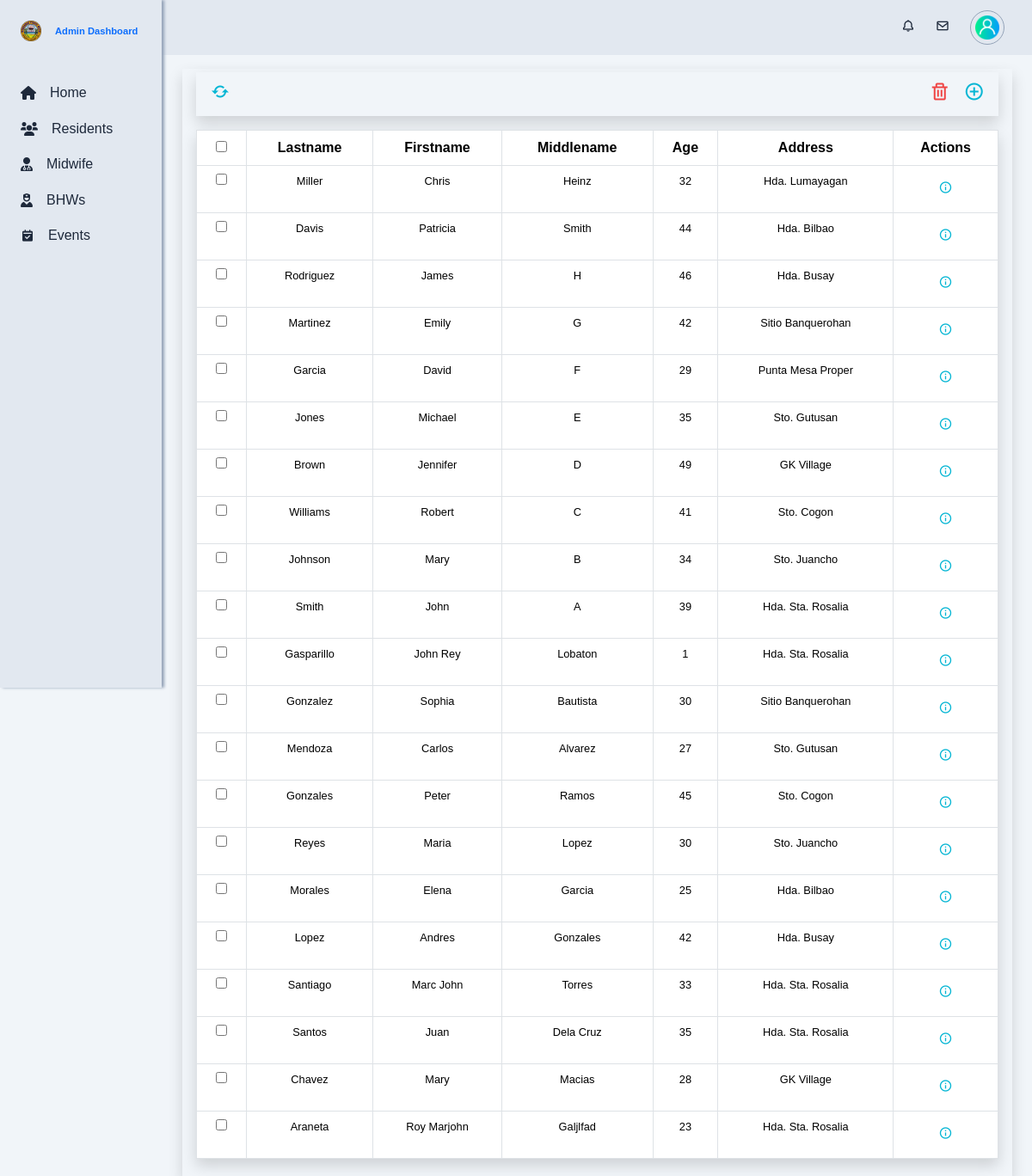
Page /app/views/admin/residents.php on the earlier database version.
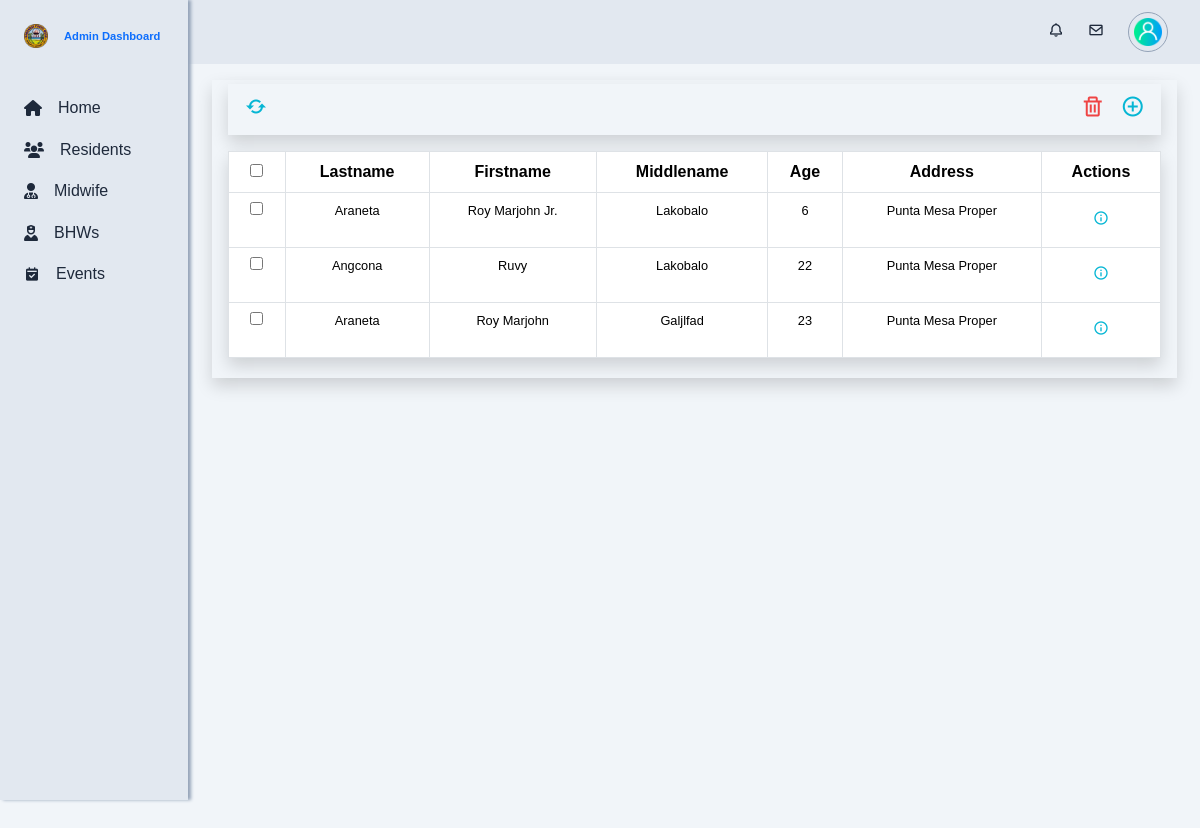
Same page on the later database version.
### tables this page shows
CREATE TABLE `residents` (
  `resident_id` int(10) NOT NULL,
  `account_id` int(10) NOT NULL,
  `personal_info_id` int(10) NOT NULL
);

CREATE TABLE `personal_information` (
  `personal_info_id` int(10) NOT NULL,
  `lastname` varchar(255) NOT NULL,
  `firstname` varchar(255) NOT NULL,
  `middlename` varchar(255) NOT NULL,
  `date_of_birth` date DEFAULT NULL,
  `civil_status` enum('Single','Married','Widowed','Legally Separated') DEFAULT NULL,
  `educational_attainment` enum('Elementary Graduate','Elementary Undergraduate','Highschool Graduate','Highschool Undergraduate','College Graduate','College Undergraduate') DEFAULT NULL,
  `occupation` varchar(255) DEFAULT NULL,
  `religion` varchar(100) DEFAULT NULL,
  `citizenship` varchar(100) DEFAULT NULL,
  `address_id` int(10) NOT NULL,
  `sex` enum('male','female') NOT NULL,
  `phone_number` varchar(20) DEFAULT NULL,
  `email` varchar(255) DEFAULT NULL,
  `id_picture` varchar(255) DEFAULT NULL,
  `isAlive` tinyint(1) NOT NULL DEFAULT 1,
  `isTransferred` tinyint(1) NOT NULL DEFAULT 0,
  `isArchived` tinyint(1) NOT NULL DEFAULT 0,
  `created_at` datetime NOT NULL DEFAULT current_timestamp(),
  `updated_at` datetime NOT NULL DEFAULT current_timestamp()
);

CREATE TABLE `address` (
  `address_id` int(10) NOT NULL,
  `address_name` varchar(255) NOT NULL,
  `address_type` enum('hda','sitio') NOT NULL
);

### app/models/get_residents.php (called while the page is built)
<?php
function getResidents($conn) {
    $sql = "SELECT
                r.*,
                pi.*,
                a.*,
                ac.*,
                TIMESTAMPDIFF(YEAR, pi.date_of_birth, CURDATE()) AS age
            FROM
                residents r
            JOIN
                personal_information pi ON r.personal_info_id = pi.personal_info_id
            JOIN
                address a ON pi.address_id = a.address_id
            JOIN
                accounts ac ON r.account_id = ac.account_id
            WHERE
                ac.isArchived = 0
            ORDER BY
                r.resident_id DESC";
    $result = mysqli_query($conn, $sql);
    $residents_data = [];
    if (mysqli_num_rows($result) > 0) {
        while ($row = mysqli_fetch_assoc($result)) {
            $residents_data[] = $row;
        }
    }
    return $residents_data;
}
?>

### app/views/admin/residents.php (the view, shortened to what this page needs)
<?php
require './config/db_config.php';
require './app/models/get_residents.php';
$user = getCurrentUser($conn);
$residents = getResidents($conn);
?>
<!DOCTYPE html>
<html lang="en">
<head>
    <?php require './app/views/globals/head.php'; ?>
    <link rel="stylesheet" href="./public/css/admin.css">
</head>
<body id="body-pd">
    <?php require 'partials/top_navigation.php'; ?>
    <?php require 'partials/sidebar.php'; ?>
    <div class="height-100 main-content">
        <div class="row shadow p-1">
            <div class="col-md-12">
                <div class="toolbar shadow p-2">
                    <div class="left-toolbar">
                        <button class="spinner"><i class='bx bx-refresh'></i></button>
                    </div>
                    <div class="right-toolbar">
                        <button class="delete-btn"><i class='bx bx-trash'></i></button>
                        <button data-bs-toggle="modal" data-bs-target="#addResidentModal"><i class='bx bx-plus-circle'></i></button>
                    </div>
                </div>
                <table class="table text-center shadow my-3 table-hover table-bordered" id="residentsTable">
                    <thead>
                        <tr>
                            <th><input type="checkbox" id="select-all" class="text-center"></th>
                            <th class="text-center">Lastname</th>
                            <th class="text-center">Firstname</th>
                            <th class="text-center">Middlename</th>
                            <th class="text-center">Age</th>
                            <th class="text-center">Address</th>
                            <th class="text-center">Actions</th>
                        </tr>
                    </thead>
                    <tbody>
                        <?php foreach ($residents as $resident): ?>
                            <tr class="main-row">
                                <td><input type="checkbox" class="row-checkbox" data-resident-id="<?php echo $resident['resident_id']; ?>"></td>
                                <td><?php echo $resident['lastname']; ?></td>
                                <td><?php echo $resident['firstname']; ?></td>
                                <td><?php echo $resident['middlename']; ?></td>
                                <td><?php echo $resident['age']; ?></td>
                                <td><?php echo $resident['address_name']; ?></td>
                                <td>
                                    <a href="admin-residents?resident_id=<?php echo $resident['resident_id']; ?>" class="btn btn-view">
                                        <i class='bx bx-info-circle'></i>
                                    </a>
                                </td>
                            </tr>
                        <?php endforeach; ?>
                    </tbody>
                </table>
            </div>
        </div>
    </div>
</body>
</html>

### app/views/globals/head.php (shortened to what this page needs)
<link href="https://cdn.jsdelivr.net/npm/bootstrap@5.3.3/dist/css/bootstrap.min.css" rel="stylesheet">
<link rel="stylesheet" href="https://cdnjs.cloudflare.com/ajax/libs/font-awesome/6.0.0-beta3/css/all.min.css">
<link rel="stylesheet" href="https://cdn.jsdelivr.net/npm/boxicons@latest/css/boxicons.min.css">
<link rel="stylesheet" href="https://cdn.jsdelivr.net/npm/bootstrap-icons@1.11.3/font/bootstrap-icons.css">
<link rel="stylesheet" href="https://cdn.jsdelivr.net/npm/fullcalendar@5.10.1/main.min.css" />
<link rel="stylesheet" href="https://unpkg.com/tippy.js@6/dist/tippy.css" />
<link rel="stylesheet" href="https://cdn.datatables.net/2.1.8/css/dataTables.dataTables.css" />

### app/views/admin/partials/top_navigation.php (shortened to what this page needs)
<header class="header" id="header">
    <div class="header_toggle">
    </div>
    <div class="avatar-menu">
        <div class="header_notifications">
            <i class='bx bx-bell nav_icon'></i>
        </div>
        <div class="header_messages">
            <i class='bx bx-envelope nav_icon'></i>
        </div>
        <div class="header_img">
            <img src="<?php echo isset($user['profile_picture']) ? $user['profile_picture'] : '/bhcmis/storage/uploads/avatar-default.png'; ?>"
                alt="Avatar"
                id="avatar"
                data-bs-toggle="popover"
                data-bs-trigger="focus"
                data-bs-html="true"
                data-bs-content="<ul class='list-group'>
                                    <li class='list-group-item'>
                                        <a href='#'><i class='bx bx-user'></i> Profile</a>
                                    </li>
                                    <li class='list-group-item'>
                                        <a href='#'><i class='bx bx-cog'></i> Settings</a>
                                    </li>
                                    <li class='list-group-item'>
                                        <a href='#' class='logout-text' id='logout-link'><i class='bx bx-log-out'></i> Logout</a>
                                    </li>
                                </ul>"
                tabindex="0">
        </div>
    </div>
</header>

### app/views/admin/partials/sidebar.php
<div class="l-navbar show" id="nav-bar">
    <nav class="nav">
        <div>
            <a href="/bhcmis/admin" class="nav_logo gradient-text">
                <img src="./public/images/punta_mesa_logo.png" alt="Logo" class="admin-logo">
                <span class="nav_logo-name">Admin Dashboard</span>
            </a>
            <div class="nav_list">
                <?php
                $current_page = $_SERVER['REQUEST_URI'];
                ?>
                <a href="/bhcmis/admin" class="nav_link <?= preg_match('/^\/bhcmis\/admin$/', $current_page) ? 'active' : '' ?>">
                    <i class="fa-solid fa-house nav_icon"></i>
                    <span class="nav_name">Home</span>
                </a>
                <a href="/bhcmis/admin-residents" class="nav_link <?= strpos($current_page, '/admin-residents') !== false ? 'active' : '' ?>">
                    <i class="fa-solid fa-users nav_icon"></i>
                    <span class="nav_name">Residents</span>
                </a>
                <a href="/bhcmis/admin-midwife" class="nav_link <?= strpos($current_page, '/admin-midwife') !== false ? 'active' : '' ?>">
                    <i class="fa-solid fa-user-doctor nav_icon"></i>
                    <span class="nav_name">Midwife</span>
                </a>
                <a href="/bhcmis/admin-bhws" class="nav_link <?= strpos($current_page, '/admin-bhws') !== false ? 'active' : '' ?>">
                    <i class="fa-solid fa-user-nurse nav_icon"></i>
                    <span class="nav_name">BHWs</span>
                </a>
                <a href="/bhcmis/admin-events" class="nav_link <?= strpos($current_page, '/admin-events') !== false ? 'active' : '' ?>">
                    <i class='bx bxs-calendar-check'></i>
                    <span class="nav_name">Events</span>
                </a>
            </div>
        </div>
    </nav>
</div>

### public/css/admin.css (style rules this page uses)
:root { --header-height: 3rem; --nav-width: 2rem; --first-color: #f1f5f9; --first-color-light: #f0fdf4; --black-color: #1e293b; --body-font: 'Poppins', sans-serif; --normal-font-size: 1rem; --z-fixed: 100; }
body { position: relative; margin: var(--header-height) 0 0 0; padding: 0 1rem; font-family: var(--body-font); font-size: var(--normal-font-size); background-color: #f1f5f9; color: #1e293b; }
a { text-decoration: none; }
.header { width: 100%; height: var(--header-height); position: fixed; top: 0; left: 0; display: flex; align-items: center; justify-content: space-between; padding: 0 1rem; background-color: #e2e8f0; z-index: var(--z-fixed); }
.avatar-menu { display: flex; align-items: center; gap: 1.5rem; position: relative; }
.header_toggle { font-size: 1.5rem; cursor: pointer; margin-left: 0.2rem; }
.header_img { width: 35px; height: 35px; display: flex; justify-content: center; border-radius: 50%; overflow: hidden; cursor: pointer; border: 0.1rem solid #94a3b8; padding: 0.3rem; }
.header_img img { width: 40px; }
.admin-logo { width: 1.5rem; }
.l-navbar { position: fixed; top: 0; width: var(--nav-width); height: 100vh; overflow-y: auto; background-color: #e2e8f0; padding: .5rem 1rem 0 0; z-index: 1030; box-shadow: 0.2rem 0 0.2rem #94a3b8; }
.nav { height: 100%; display: flex; flex-direction: column; justify-content: space-between; overflow: hidden; }
.nav_logo, .nav_link { display: grid; grid-template-columns: max-content max-content; align-items: center; column-gap: 1rem; padding: .5rem 0 .5rem 1.5rem; }
.nav_logo { margin-bottom: 2rem; }
.nav_logo-name { font-weight: 700; font-size: 0.7rem; }
.nav_link { position: relative; color: #1e293b; margin-bottom: 0.1rem; transition: .3s; font-size: 1rem; }
.nav_icon { font-size: 1rem; }
.show { left: 0; }
.height-100 { height: 100vh; }
@media screen and (min-width: 768px) { body { margin: calc(var(--header-height) + 1rem) 0 0 0; padding-left: calc(var(--nav-width) + 2rem); } }
@media screen and (min-width: 768px) { .header { height: calc(var(--header-height) + 1rem); padding: 0 2rem 0 calc(var(--nav-width) + 2rem); } }
@media screen and (min-width: 768px) { .header_img { width: 40px; height: 40px; } }
@media screen and (min-width: 768px) { .header_img img { width: 45px; } }
@media screen and (min-width: 768px) { .l-navbar { left: 0; padding: 1rem 1rem 0 0; } }
@media screen and (min-width: 768px) { .show { width: calc(var(--nav-width) + 156px); } }
@media screen and (min-width: 768px) { td { font-size: 0.8rem; } }
.main-content { margin: 5rem auto; z-index: var(--z-fixed); padding-left: 10rem; padding-right: 1.2rem; }
.toolbar { display: flex; justify-content: space-between; margin-bottom: 0.8rem; }
.table tbody .btn-view { color: #06b6d4; }
.toolbar button { padding: 0.2rem 0.5rem; border: none; background-color: transparent; cursor: pointer; }
.toolbar button i { font-size: 1.5rem; }
.toolbar button .bx-trash { color: #ef4444; }
.toolbar button .bx-plus-circle { color: #06b6d4; }
.toolbar button .bx-refresh { color: #06b6d4; }
.left-toolbar { display: flex; align-items: center; }
.right-toolbar { display: flex; align-items: center; }
input[type="checkbox"] { width: 1.2rem; cursor: pointer; accent-color: #0ea5e9; }

Differences in the rows shown:
removed residents: personal_info.lastname "Miller", personal_info.firstname "Chris", personal_info.middlename "Heinz", age "32", address.address_name "Hda. Lumayagan"
removed residents: personal_info.lastname "Davis", personal_info.firstname "Patricia", personal_info.middlename "Smith", age "44", address.address_name "Hda. Bilbao"
removed residents: personal_info.lastname "Rodriguez", personal_info.firstname "James", personal_info.middlename "H", age "46", address.address_name "Hda. Busay"
removed residents: personal_info.lastname "Martinez", personal_info.firstname "Emily", personal_info.middlename "G", age "42", address.address_name "Sitio Banquerohan"
removed residents: personal_info.lastname "Garcia", personal_info.firstname "David", personal_info.middlename "F", age "29", address.address_name "Punta Mesa Proper"
removed residents: personal_info.lastname "Jones", personal_info.firstname "Michael", personal_info.middlename "E", age "35", address.address_name "Sto. Gutusan"
removed residents: personal_info.lastname "Brown", personal_info.firstname "Jennifer", personal_info.middlename "D", age "49", address.address_name "GK Village"
removed residents: personal_info.lastname "Williams", personal_info.firstname "Robert", personal_info.middlename "C", age "41", address.address_name "Sto. Cogon"
removed residents: personal_info.lastname "Johnson", personal_info.firstname "Mary", personal_info.middlename "B", age "34", address.address_name "Sto. Juancho"
removed residents: personal_info.lastname "Smith", personal_info.firstname "John", personal_info.middlename "A", age "39", address.address_name "Hda. Sta. Rosalia"
removed residents: personal_info.lastname "Gasparillo", personal_info.firstname "John Rey", personal_info.middlename "Lobaton", age "1", address.address_name "Hda. Sta. Rosalia"
removed residents: personal_info.lastname "Gonzalez", personal_info.firstname "Sophia", personal_info.middlename "Bautista", age "30", address.address_name "Sitio Banquerohan"
removed residents: personal_info.lastname "Mendoza", personal_info.firstname "Carlos", personal_info.middlename "Alvarez", age "27", address.address_name "Sto. Gutusan"
removed residents: personal_info.lastname "Gonzales", personal_info.firstname "Peter", personal_info.middlename "Ramos", age "45", address.address_name "Sto. Cogon"
removed residents: personal_info.lastname "Reyes", personal_info.firstname "Maria", personal_info.middlename "Lopez", age "30", address.address_name "Sto. Juancho"
removed residents: personal_info.lastname "Morales", personal_info.firstname "Elena", personal_info.middlename "Garcia", age "25", address.address_name "Hda. Bilbao"
removed residents: personal_info.lastname "Lopez", personal_info.firstname "Andres", personal_info.middlename "Gonzales", age "42", address.address_name "Hda. Busay"
removed residents: personal_info.lastname "Santiago", personal_info.firstname "Marc John", personal_info.middlename "Torres", age "33", address.address_name "Hda. Sta. Rosalia"
removed residents: personal_info.lastname "Santos", personal_info.firstname "Juan", personal_info.middlename "Dela Cruz", age "35", address.address_name "Hda. Sta. Rosalia"
added residents: personal_info.lastname "Araneta", personal_info.firstname "Roy Marjohn Jr.", personal_info.middlename "Lakobalo", age "6", address.address_name "Punta Mesa Proper"
changed through a linked row, residents: personal_info.lastname "Chavez" → "Angcona"; personal_info.firstname "Mary" → "Ruvy"; personal_info.middlename "Macias" → "Lakobalo"; age "28" → "22"; address.address_name "GK Village" → "Punta Mesa Proper"
computed for residents "Roy Marjohn": address.address_name "Hda. Sta. Rosalia" → "Punta Mesa Proper"
